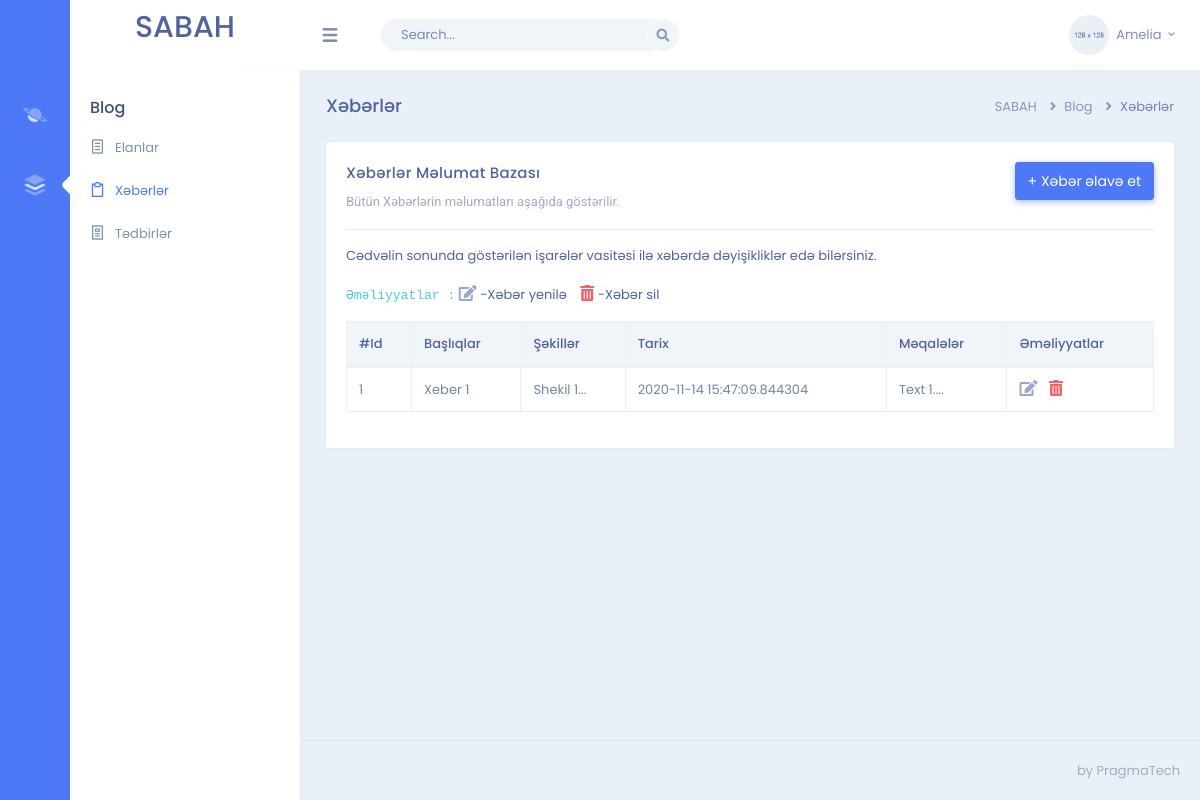
/admin/news, run on an earlier commit of the app's database.
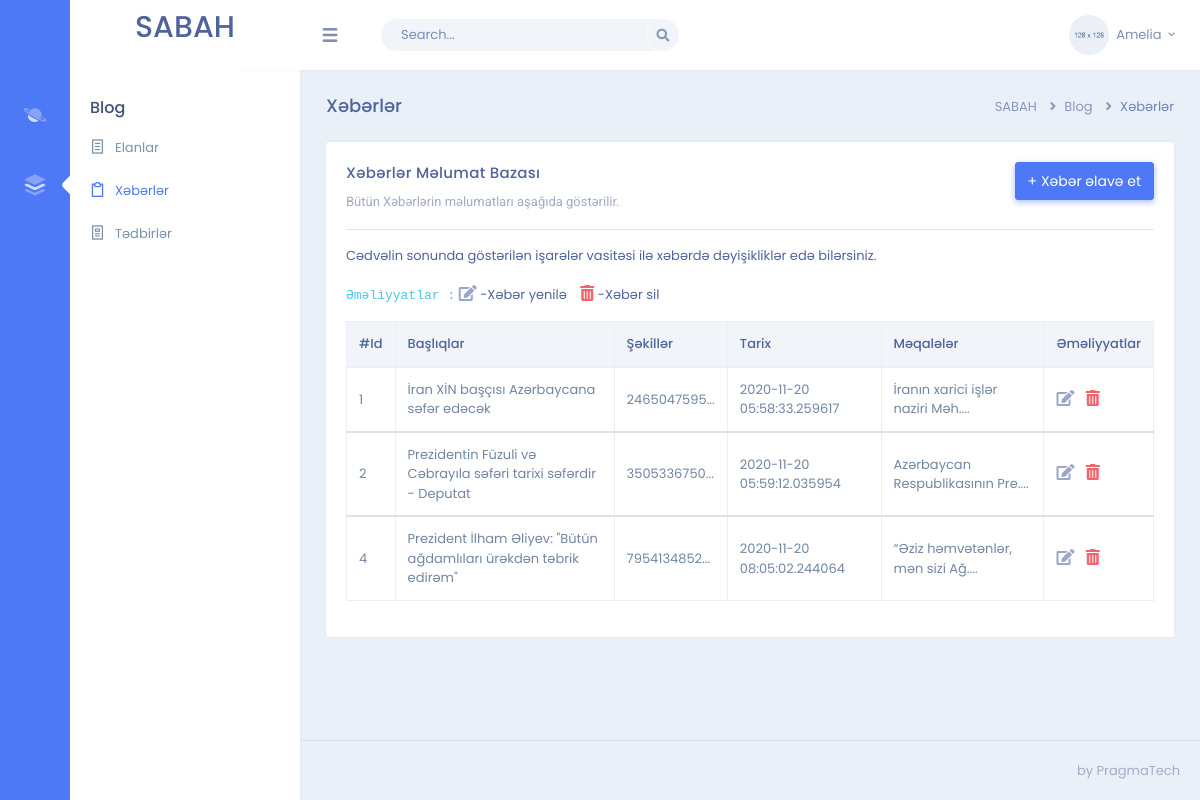
And on a later commit of the database.
### sabah/models.py (models this page shows, shortened)
class Blog(db.Model):
    id = db.Column(db.Integer, primary_key=True)
    title = db.Column(db.String(250), nullable=False)
    image = db.Column(db.String(255), nullable=True)
    text = db.Column(db.Text, nullable=False)
    add_date = db.Column(db.DateTime, nullable=False, default=datetime.utcnow)
    type = db.Column(db.Integer, default=1)

### sabah/admin/routes.py (the view)
@admin.route('/admin/news', methods=['GET', 'POST'])
def admin_news():
    news = Blog.query.all()
    return render_template('admin/admin-news.html', news=news)

### sabah/templates/admin/admin-news.html (shortened to what this page needs)
{% extends '/admin/admin-layout.html' %}
{% block body %}
<div class="page-content">
    <div class="container-fluid">
        <div class="row">
            <div class="col-sm-12">
                <div class="page-title-box">
                    <div class="float-right">
                        <ol class="breadcrumb">
                            <li class="breadcrumb-item"><a href="javascript:void(0);">SABAH</a></li>
                            <li class="breadcrumb-item"><a href="javascript:void(0);">Blog</a></li>
                            <li class="breadcrumb-item active">Xəbərlər</li>
                        </ol>
                    </div>
                    <h4 class="page-title">Xəbərlər</h4>
                </div>
            </div>
        </div>
        <div class="row">
            <div class="col-12">
                <div class="card">
                    <div class="card-body">
                        <a href="{{ url_for('admin.news_create') }}"><button type="button"
                                class="btn btn-primary waves-effect waves-light float-right mb-3" data-toggle="modal"
                                data-animation="bounce" data-target=".bs-example-modal-lg">+
                                Xəbər əlavə et</button></a>
                        <h4 class="mt-0 header-title">Xəbərlər Məlumat Bazası</h4>
                        <p class="text-muted mb-3">Bütün Xəbərlərin məlumatları aşağıda göstərilir.<hr>
                            Cədvəlin sonunda göstərilən işarələr vasitəsi ilə xəbərdə dəyişikliklər edə bilərsiniz.<br><br>
                            <code>Əməliyyatlar :</code> <i class="fas fa-edit text-info font-16"></i> -Xəbər yenilə <i
                                    class="fas fa-trash-alt text-danger font-16" style="margin-left: 10px;"></i> -Xəbər sil
                        </p>
                        <table id="datatable" class="table table-bordered dt-responsive nowrap"
                            style="border-collapse: collapse; border-spacing: 0; width: 100%;">
                            <thead>
                                <tr>
                                    <th>#Id</th>
                                    <th>Başlıqlar</th>
                                    <th>Şəkillər</th>
                                    <th>Tarix</th>
                                    <th>Məqalələr</th>
                                    <th>Əməliyyatlar</th>
                                </tr>
                            </thead>
                            {% for oneNews in news %}
                            <tbody>
                                <tr>
                                    <td>{{ oneNews.id }}</td>
                                    <td>{{ oneNews.title }}</td>
                                    <td>{{ oneNews.image[:10] + '...' }}</td>
                                    <td>{{ oneNews.add_date }}</td>
                                    <td>{{ oneNews.text[:30] + '....' }}</td>
                                    <td>
                                        <a href="{{ url_for('admin.news_update', news_id=oneNews.id) }}" class="mr-2"><i class="fas fa-edit text-info font-16"></i></a>
                                        <a href="{{ url_for('admin.news_delete', news_id=oneNews.id) }}"><i class="fas fa-trash-alt text-danger font-16"></i></a>
                                    </td>
                                </tr>
                            </tbody>
                            {% endfor %}
                        </table>
                    </div>
                </div>
            </div>
        </div>
    </div>
</div>
</div>
{% endblock %}

What changed in the data, as far as the page shows it:
changed Blog id 1: title "Xeber 1" → "İran XİN başçısı Azərbaycana səfər edəcək"; image "Shekil 1..." → "2465047595..."; add_date "2020-11-14 15:47:09.844304" → "2020-11-20 05:58:33.259617"; text "Text 1...." → "İranın xarici işlər naziri Məh...."
added Blog: id "2", title "Prezidentin Füzuli və Cəbrayıla səfəri tarixi səfərdir - Deputat", image "3505336750...", add_date "2020-11-20 05:59:12.035954", text "Azərbaycan Respublikasının Pre...."
added Blog: id "4", title "Prezident İlham Əliyev: \"Bütün ağdamlıları ürəkdən təbrik edirəm\"", image "7954134852...", add_date "2020-11-20 08:05:02.244064", text "“Əziz həmvətənlər, mən sizi Ağ...."
